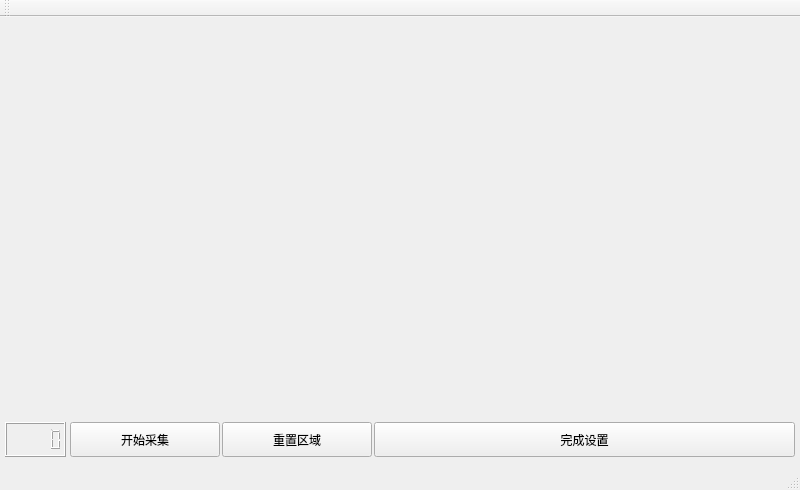
<?xml version="1.0" encoding="UTF-8"?>
<ui version="4.0">
 <class>QProfileView</class>
 <widget class="QMainWindow" name="QProfileView">
  <property name="geometry">
   <rect>
    <x>0</x>
    <y>0</y>
    <width>800</width>
    <height>490</height>
   </rect>
  </property>
  <property name="maximumSize">
   <size>
    <width>800</width>
    <height>490</height>
   </size>
  </property>
  <property name="windowTitle">
   <string>QProfileView</string>
  </property>
  <widget class="QWidget" name="centralWidget">
   <widget class="QLabel" name="label_Img">
    <property name="geometry">
     <rect>
      <x>0</x>
      <y>0</y>
      <width>800</width>
      <height>400</height>
     </rect>
    </property>
    <property name="text">
     <string/>
    </property>
   </widget>
   <widget class="QPushButton" name="pushButton_StopCapture">
    <property name="geometry">
     <rect>
      <x>222</x>
      <y>405</y>
      <width>150</width>
      <height>35</height>
     </rect>
    </property>
    <property name="text">
     <string>重置区域</string>
    </property>
   </widget>
   <widget class="QPushButton" name="pushButton_CaptureDone">
    <property name="geometry">
     <rect>
      <x>374</x>
      <y>405</y>
      <width>421</width>
      <height>35</height>
     </rect>
    </property>
    <property name="text">
     <string>完成设置</string>
    </property>
   </widget>
   <widget class="QLCDNumber" name="lcdNumber_Count">
    <property name="geometry">
     <rect>
      <x>5</x>
      <y>405</y>
      <width>61</width>
      <height>35</height>
     </rect>
    </property>
    <property name="smallDecimalPoint">
     <bool>false</bool>
    </property>
    <property name="digitCount">
     <number>5</number>
    </property>
    <property name="mode">
     <enum>QLCDNumber::Dec</enum>
    </property>
    <property name="segmentStyle">
     <enum>QLCDNumber::Filled</enum>
    </property>
    <property name="intValue" stdset="0">
     <number>0</number>
    </property>
   </widget>
   <widget class="QPushButton" name="pushButton_StartCapture">
    <property name="geometry">
     <rect>
      <x>70</x>
      <y>405</y>
      <width>150</width>
      <height>35</height>
     </rect>
    </property>
    <property name="text">
     <string>开始采集</string>
    </property>
   </widget>
  </widget>
  <widget class="QMenuBar" name="menuBar">
   <property name="geometry">
    <rect>
     <x>0</x>
     <y>0</y>
     <width>800</width>
     <height>26</height>
    </rect>
   </property>
  </widget>
  <widget class="QToolBar" name="mainToolBar">
   <attribute name="toolBarArea">
    <enum>TopToolBarArea</enum>
   </attribute>
   <attribute name="toolBarBreak">
    <bool>false</bool>
   </attribute>
  </widget>
  <widget class="QStatusBar" name="statusBar"/>
 </widget>
 <layoutdefault spacing="6" margin="11"/>
 <resources/>
 <connections/>
</ui>
